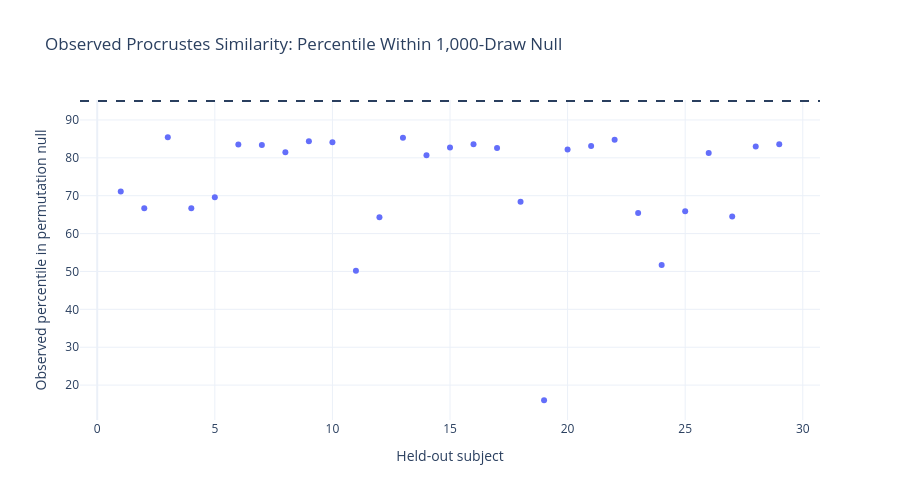

Notebook code cell kept with this figure:
### Code cell
# ============================================================
# 5A. PROCRUSTES NULL SUMMARY PLOT
# ============================================================

fig = px.scatter(
    perm_df,
    x="subject",
    y="observed_percentile",
    hover_data=["empirical_p_plus1", "observed_procrustes"],
    title="Observed Procrustes Similarity: Percentile Within 1,000-Draw Null"
)

fig.add_hline(y=95, line_dash="dash")
fig.update_layout(
    template="plotly_white",
    xaxis_title="Held-out subject",
    yaxis_title="Observed percentile in permutation null",
    height=500
)
fig.show()

### Figure 1 — Plotly figure (JSON) as saved in the notebook; plotly's stock layout.template omitted (floating-point values rounded to 4 significant figures)
{"data": [{"customdata": [[0.2897, 0.8513], [0.3337, 0.8637], [0.1469, 0.8768], [0.3337, 0.8614], [0.3047, 0.9508], [0.1658, 0.9721], [0.1668, 0.9746], [0.1858, 0.9614], [0.1568, 0.9941], [0.1598, 0.9961], [0.4985, 0.7117], [0.3576, 0.8483], [0.1479, 0.8826], [0.1938, 0.7816], [0.1738, 0.9549], [0.1648, 0.9984], [0.1748, 0.9841], [0.3167, 0.8483], [0.8402, 0.2579], [0.1788, 0.8412], [0.1698, 0.9706], [0.1528, 0.7849], [0.3467, 0.8753], [0.4835, 0.5612], [0.3417, 0.9391], [0.1878, 0.9846], [0.3556, 0.9066], [0.1708, 0.9504], [0.1648, 0.9975]], "hovertemplate": "subject=%{x}<br>observed_percentile=%{y}<br>empirical_p_plus1=%{customdata[0]}<br>observed_procrustes=%{customdata[1]}<extra></extra>", "legendgroup": "", "marker": {"color": "#636efa", "symbol": "circle"}, "mode": "markers", "name": "", "orientation": "v", "showlegend": false, "type": "scatter", "x": [1, 2, 3, 4, 5, 6, 7, 8, 9, 10, 11, 12, 13, 14, 15, 16, 17, 18, 19, 20, 21, 22, 23, 24, 25, 26, 27, 28, 29], "xaxis": "x", "y": [71.1, 66.7, 85.4, 66.7, 69.6, 83.5, 83.4, 81.5, 84.4, 84.1, 50.2, 64.3, 85.3, 80.7, 82.7, 83.6, 82.6, 68.4, 16.0, 82.2, 83.1, 84.8, 65.4, 51.7, 65.9, 81.3, 64.5, 83.0, 83.6], "yaxis": "y"}], "layout": {"height": 500, "legend": {"tracegroupgap": 0}, "shapes": [{"line": {"dash": "dash"}, "type": "line", "x0": 0, "x1": 1, "xref": "x domain", "y0": 95, "y1": 95, "yref": "y"}], "title": {"text": "Observed Procrustes Similarity: Percentile Within 1,000-Draw Null"}, "xaxis": {"anchor": "y", "domain": [0, 1], "title": {"text": "Held-out subject"}}, "yaxis": {"anchor": "x", "domain": [0, 1], "title": {"text": "Observed percentile in permutation null"}}}}
